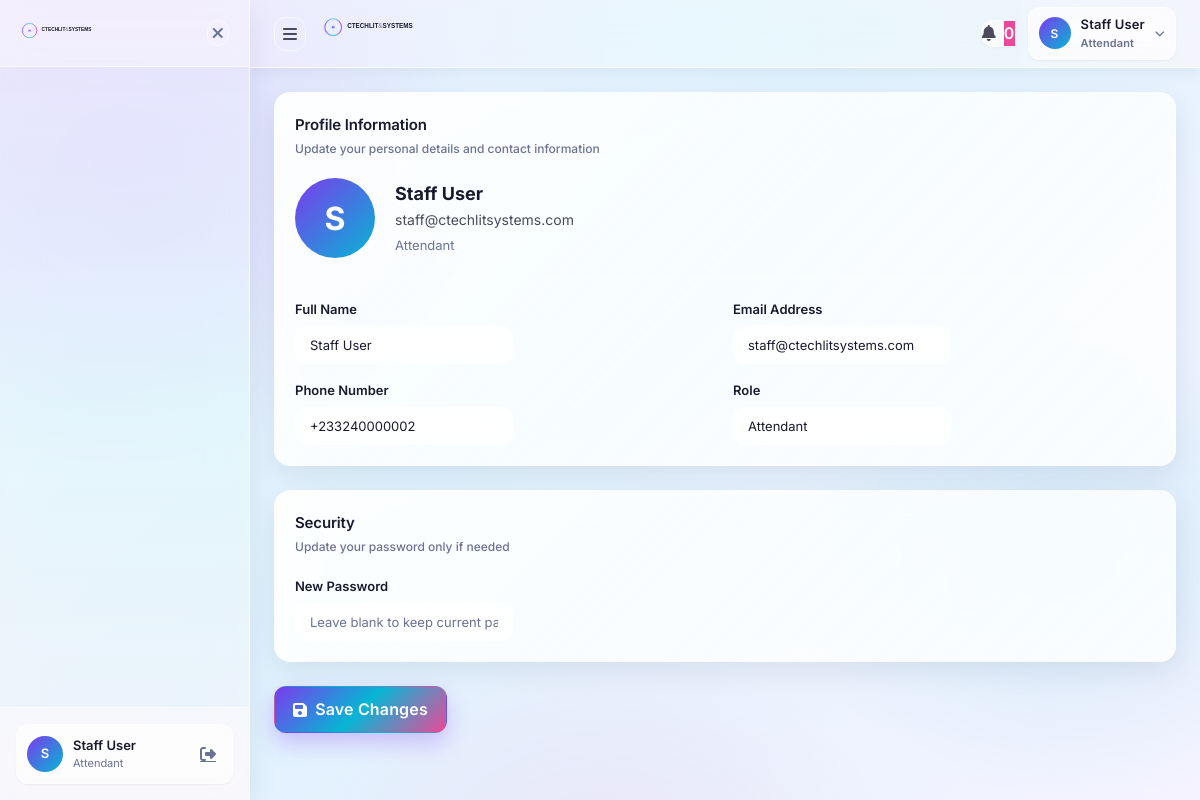
Page /portal/profile.php (signed in) on the committed database.
### tables this page shows
CREATE TABLE staff (
    staff_id         BIGINT UNSIGNED AUTO_INCREMENT PRIMARY KEY,
    email            VARCHAR(255) UNIQUE NOT NULL,
    phone            VARCHAR(20) UNIQUE NOT NULL,
    full_name        VARCHAR(100) NOT NULL,
    password_hash    VARCHAR(255) NOT NULL,
    role             VARCHAR(100) DEFAULT 'attendant',
    station_id       BIGINT UNSIGNED NULL,
    is_on_duty       BOOLEAN DEFAULT FALSE,
    hired_at         DATE NOT NULL,
    created_at       TIMESTAMP DEFAULT CURRENT_TIMESTAMP,
    updated_at       TIMESTAMP DEFAULT CURRENT_TIMESTAMP ON UPDATE CURRENT_TIMESTAMP,
    last_login_at    TIMESTAMP NULL,
    is_active        BOOLEAN DEFAULT TRUE,
    INDEX idx_role (role),
    INDEX idx_station (station_id),
    INDEX idx_on_duty (is_on_duty)
);

### config/functions.php (called while the page is built, shortened)
<?php
require_once __DIR__ . '/database.php';
function base_path(string $path = '', bool $portalRoot = true): string
{
    $scriptPath = str_replace('\\', '/', $_SERVER['SCRIPT_NAME'] ?? '/');
    $documentRoot = rtrim(str_replace('\\', '/', $_SERVER['DOCUMENT_ROOT'] ?? ''), '/');
    $scriptFilename = str_replace('\\', '/', $_SERVER['SCRIPT_FILENAME'] ?? '');
    if (
        $documentRoot !== ''
        && strncasecmp($scriptFilename, $documentRoot . '/', strlen($documentRoot) + 1) === 0
    ) {
        $scriptPath = substr($scriptFilename, strlen($documentRoot));
    }
    $scriptPath = parse_url($scriptPath, PHP_URL_PATH) ?: '/';
    $segments = array_values(array_filter(explode('/', trim($scriptPath, '/')), 'strlen'));
    if ($segments !== [] && pathinfo(end($segments), PATHINFO_EXTENSION) !== '') {
        array_pop($segments);
    }
    $portalIndex = array_search('portal', $segments, true);
    if ($portalIndex !== false) {
        $segments = array_slice($segments, 0, $portalRoot ? $portalIndex + 1 : $portalIndex);
    }
    $base = rtrim('/' . implode('/', $segments), '/');
    $path = ltrim($path, '/');
    return $base . '/' . $path;
}
function sanitize(string $input): string
{
    return htmlspecialchars(strip_tags(trim($input)), ENT_QUOTES, 'UTF-8');
}

### includes/auth.php (called while the page is built, shortened)
<?php
require_once __DIR__ . '/../config/functions.php';
function isAuthenticated(): bool
{
    return isset($_SESSION['user_id']) && !empty($_SESSION['user_id']);
}
function currentStaff(): ?array
{
    $staffId = $_SESSION['user_id'];
    return Database::fetchOne(
        "SELECT staff_id, email, phone, full_name, role, station_id, is_on_duty, is_active FROM staff WHERE staff_id = ?",
        [$staffId]
    );
}
function getStaffPermissions(int $staffId): array
{
    $staff = Database::fetchOne(
        "SELECT role FROM staff WHERE staff_id = ? AND is_active = 1",
        [$staffId]
    );
    $role = strtolower($staff['role']);
    $customPerms = Database::fetchAll(
        "SELECT permission FROM staff_permissions WHERE staff_id = ? AND granted = 1",
        [$staffId]
    );
    $permissions = array_values(array_unique(array_column($customPerms, 'permission')));
    return $permissions;
}
function hasPermission(string $permission): bool
{
    $staff = currentStaff();
    $role = strtolower($staff['role']);
    $permissions = getStaffPermissions((int) $staff['staff_id']);
    return in_array($permission, $permissions, true);
}
function getRoleLabel(string $role): string
{
    $labels = [
        'ceo' => 'Chief Executive Officer',
        'admin' => 'Administrator',
        'manager' => 'Manager',
        'attendant' => 'Attendant',
        'technician' => 'Technician',
    ];
    return $labels[strtolower($role)] ?? ucfirst($role);
}

### config/database.php (called while the page is built, shortened)
<?php
class Database
{
    private static ?PDO $instance = null;
    private static string $dsn;
    private static array $options;
    private static function getConfig(): array
    {
        return $GLOBALS['config']['database'] ?? [
            'host' => $_ENV['DB_HOST'] ?? 'localhost',
            'port' => (int) ($_ENV['DB_PORT'] ?? 3306),
            'name' => $_ENV['DB_NAME'] ?? 'ctechlit_systems',
            'user' => $_ENV['DB_USER'] ?? 'root',
            'pass' => $_ENV['DB_PASS'] ?? '',
            'charset' => $_ENV['DB_CHARSET'] ?? 'utf8mb4',
            'collation' => $_ENV['DB_COLLATION'] ?? 'utf8mb4_unicode_ci',
        ];
    }
    private static function initializeConnection(): void
    {
        $config = self::getConfig();
        self::$dsn = sprintf(
            'mysql:host=%s;port=%d;dbname=%s;charset=%s',
            $config['host'],
            $config['port'],
            $config['name'],
            $config['charset']
        );
        self::$options = [
            PDO::ATTR_ERRMODE => PDO::ERRMODE_EXCEPTION,
            PDO::ATTR_DEFAULT_FETCH_MODE => PDO::FETCH_ASSOC,
            PDO::ATTR_EMULATE_PREPARES => false,
            PDO::ATTR_PERSISTENT => true,
            PDO::MYSQL_ATTR_INIT_COMMAND => "SET NAMES {$config['charset']} COLLATE {$config['collation']}",
            PDO::MYSQL_ATTR_FOUND_ROWS => true,
        ];
    }
    private static function createConnection(): PDO
    {
        $config = self::getConfig();
        try {
            return new PDO(
                self::$dsn,
                $config['user'],
                $config['pass'],
                self::$options
            );
        } catch (PDOException $e) {
            error_log("Database connection failed: " . $e->getMessage());
            throw new PDOException("Database connection failed: " . $e->getMessage(), (int) $e->getCode());
        }
    }
    public static function getConnection(): PDO
    {
        if (self::$instance === null) {
            self::$instance = self::createConnection();
        }
        return self::$instance;
    }
    public static function query(string $sql, array $params = []): PDOStatement
    {
        $conn = self::getConnection();
        $stmt = $conn->prepare($sql);
        $stmt->execute($params);
        return $stmt;
    }
    public static function fetchAll(string $sql, array $params = []): array
    {
        $stmt = self::query($sql, $params);
        return $stmt->fetchAll();
    }
    public static function fetchOne(string $sql, array $params = []): ?array
    {
        $stmt = self::query($sql, $params);
        $row = $stmt->fetch();
        return $row ?: null;
    }
}

### portal/profile.php (the view, shortened to what this page needs)
<?php
require_once __DIR__ . '/../includes/auth.php';
$currentUser = currentStaff() ?: currentUser();
$userType = $_SESSION['user_type'] ?? 'user';
$canChangeStaffRole = $userType === 'staff' && hasPermission('staff.assign_permissions');
if ($userType === 'staff') {
    $displayName = $currentUser['full_name'] ?? 'Staff Member';
} else {
    $table = 'users';
    $idField = 'user_id';
    $userId = (int) ($currentUser['user_id'] ?? 0);
    $displayName = $currentUser['full_name'] ?? 'User';
}
$staffRoles = $userType === 'staff' ? getAllRoles() : [];
?>
<!DOCTYPE html>
<html lang="en">
<head>
  <link rel="stylesheet" href="https://cdnjs.cloudflare.com/ajax/libs/font-awesome/6.4.0/css/all.min.css">
  <link rel="stylesheet" href="../assets/css/portal.css">
</head>
<body>
  <?php include_once __DIR__ . '/../includes/sidebar.php'; ?>
  <main class="portal-main" style="margin-left: var(--sidebar-width);">
    <?php include_once __DIR__ . '/../includes/header.php'; ?>
    <div class="portal-content">
      <form method="POST">
        <div class="card glass-card animate-fade-in" style="margin-bottom: 24px;">
          <div class="card-header">
            <div>
              <div class="card-title">Profile Information</div>
              <div class="card-subtitle">Update your personal details and contact information</div>
            </div>
          </div>
          <div style="display: flex; align-items: center; gap: 20px; margin-top: 20px; padding-bottom: 20px; border-bottom: 1px solid var(--border);">
            <div style="width: 80px; height: 80px; border-radius: 50%; background: linear-gradient(135deg, var(--violet), var(--cyan)); display: flex; align-items: center; justify-content: center; color: white; font-size: 32px; font-weight: 700;">
              <?php echo strtoupper(substr($displayName, 0, 1)); ?>
            </div>
            <div>
              <div style="font-size: 18px; font-weight: 700; color: var(--ink);"><?php echo sanitize($displayName); ?></div>
              <div style="font-size: 14px; color: var(--ink-secondary);"><?php echo sanitize($currentUser['email'] ?? ''); ?></div>
              <div style="font-size: 13px; color: var(--muted); margin-top: 4px; text-transform: capitalize;">
                <?php echo sanitize($userType === 'staff' ? ($currentUser['role'] ?? 'Staff') : 'User'); ?>
              </div>
            </div>
          </div>
          <div style="display: grid; grid-template-columns: repeat(2, minmax(0, 1fr)); gap: 16px; margin-top: 20px;">
            <div>
              <label style="display:block; font-size:13px; font-weight:600; color:var(--ink); margin-bottom:6px;">Full Name</label>
              <input type="text" name="full_name" value="<?php echo sanitize($currentUser['full_name'] ?? ''); ?>" class="form-input" required>
            </div>
            <div>
              <label style="display:block; font-size:13px; font-weight:600; color:var(--ink); margin-bottom:6px;">Email Address</label>
              <input type="email" name="email" value="<?php echo sanitize($currentUser['email'] ?? ''); ?>" class="form-input" required>
            </div>
            <div>
              <label style="display:block; font-size:13px; font-weight:600; color:var(--ink); margin-bottom:6px;">Phone Number</label>
              <input type="tel" name="phone" value="<?php echo sanitize($currentUser['phone'] ?? ''); ?>" class="form-input">
            </div>
            <?php if ($userType === 'staff'): ?>
              <div>
                <label style="display:block; font-size:13px; font-weight:600; color:var(--ink); margin-bottom:6px;">Role</label>
                <?php if ($canChangeStaffRole): ?>
                  <select name="role" class="form-select form-input">
                    <?php foreach ($staffRoles as $roleKey => $roleDetails): ?>
                      <option value="<?php echo sanitize($roleKey); ?>" <?php echo (($currentUser['role'] ?? '') === $roleKey) ? 'selected' : ''; ?>>
                        <?php echo sanitize($roleDetails['label']); ?>
                      </option>
                    <?php endforeach; ?>
                  </select>
                  <small class="form-help">Changing your role will not change your current permissions.</small>
                <?php else: ?>
                  <input type="text" value="<?php echo sanitize(getRoleLabel($currentUser['role'] ?? 'attendant')); ?>" class="form-input" disabled>
                <?php endif; ?>
              </div>
            <?php endif; ?>
          </div>
        </div>
        <div class="card glass-card animate-fade-in" style="animation-delay: 0.05s;">
          <div class="card-header">
            <div>
              <div class="card-title">Security</div>
              <div class="card-subtitle">Update your password only if needed</div>
            </div>
          </div>
          <div style="display: grid; grid-template-columns: 1fr; gap: 16px; margin-top: 20px;">
            <div>
              <label style="display:block; font-size:13px; font-weight:600; color:var(--ink); margin-bottom:6px;">New Password</label>
              <input type="password" name="new_password" placeholder="Leave blank to keep current password" class="form-input">
            </div>
          </div>
        </div>
        <div style="display: flex; gap: 10px; margin-top: 24px;">
          <button type="submit" class="btn btn-primary"><i class="fas fa-save"></i> Save Changes</button>
        </div>
      </form>
    </div>
  </main>
</body>
</html>

### includes/sidebar.php (shortened to what this page needs)
<?php
require_once __DIR__ . '/auth.php';
$currentUser = currentStaff() ?: currentUser();
$isAdmin = hasPermission('staff.assign_permissions');
?>
<aside class="glass-sidebar" id="sidebar">
    <div class="sidebar-header">
        <a href="<?php echo base_path('index.php'); ?>" class="sidebar-logo">
        </a>
        <button class="sidebar-close" id="sidebarClose" aria-label="Close sidebar">
            <i class="fas fa-times"></i>
        </button>
    </div>
    <nav class="sidebar-nav">
    </nav>
    <div class="sidebar-footer">
        <div class="user-card">
            <div class="user-avatar">
                <?php echo strtoupper(substr($currentUser['full_name'] ?? 'U', 0, 1)); ?>
            </div>
            <div class="user-details">
                <span class="user-name"><?php echo sanitize($currentUser['full_name'] ?? 'User'); ?></span>
                <span class="user-role"><?php echo getRoleLabel($currentUser['role'] ?? 'user'); ?></span>
            </div>
            <a href="<?php echo base_path('logout.php', false); ?>" class="logout-btn" title="Logout">
                <i class="fas fa-sign-out-alt"></i>
            </a>
        </div>
    </div>
</aside>

### includes/header.php (shortened to what this page needs)
<?php
require_once __DIR__ . '/auth.php';
$currentUser = currentStaff() ?: currentUser();
$userType = $_SESSION['user_type'] ?? 'guest';
$canCreateSystemNotifications = $userType === 'staff' && hasPermission('settings.edit');
?>
<header class="glass-header">
    <div class="header-left">
        <button class="sidebar-toggle" id="sidebarToggle" aria-label="Collapse sidebar" aria-expanded="true" title="Collapse sidebar">
            <i class="fas fa-bars"></i>
        </button>
        <a href="<?php echo base_path('index.php'); ?>" class="header-logo">
            <svg viewBox="0 0 400 80" width="140" height="28" xmlns="http://www.w3.org/2000/svg">
                <text x="72" y="34" font-family="'Space Grotesk', sans-serif" font-weight="700" font-size="18" fill="#1a1a2e">CTECHLIT<tspan font-weight="400" fill="#6B7394">&</tspan>SYSTEMS</text>
            </svg>
        </a>
    </div>
    <div class="header-right">
        <div class="header-action">
            <button class="icon-btn notification-btn" id="notificationBtn" aria-label="Notifications">
                <i class="fas fa-bell"></i>
                <span class="notification-badge" id="notificationBadge">0</span>
            </button>
        </div>
        <div class="header-action user-menu">
            <button class="user-menu-btn" id="userMenuBtn">
                <div class="user-avatar">
                    <?php echo strtoupper(substr($currentUser['full_name'] ?? 'U', 0, 1)); ?>
                </div>
                <div class="user-info">
                    <span class="user-name"><?php echo sanitize($currentUser['full_name'] ?? 'User'); ?></span>
                    <span class="user-role"><?php echo getRoleLabel($currentUser['role'] ?? 'user'); ?></span>
                </div>
                <i class="fas fa-chevron-down"></i>
            </button>
        </div>
    </div>
</header>

### rows in the picture
staff: full_name "S", full_name "Staff User", role "Attendant", email "staff@ctechlitsystems.com", phone "+233240000002"
